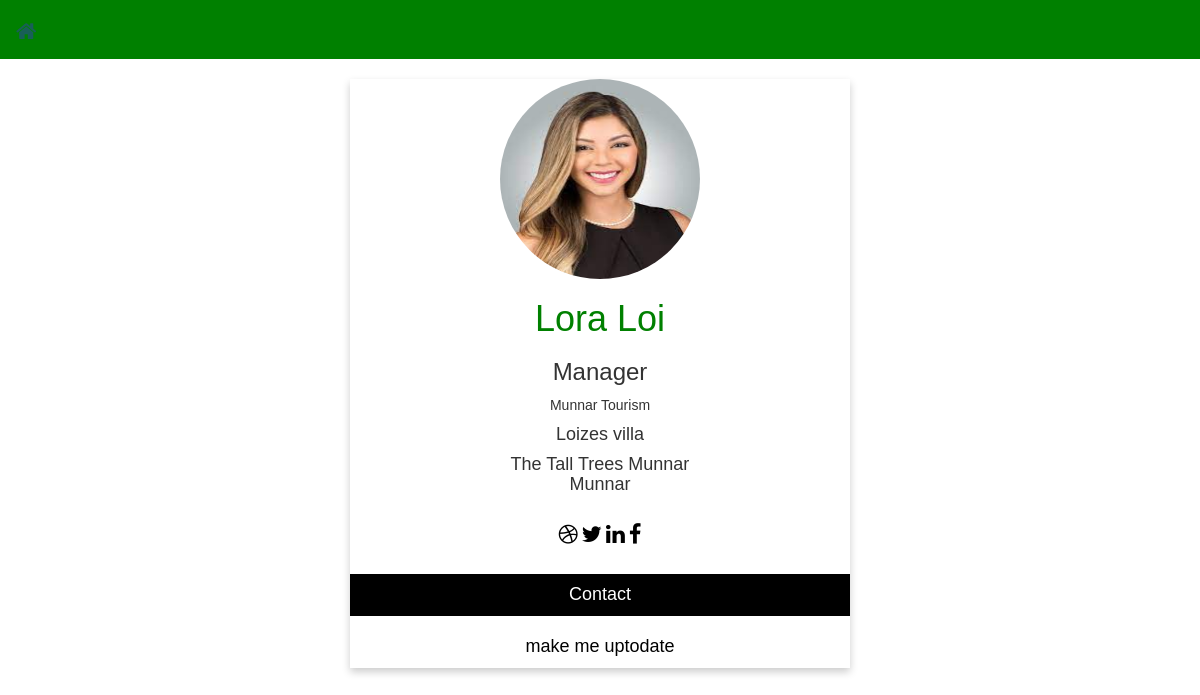
The page /profile (signed in) on the database its author committed.
### apperesort/models.py (models this page shows)
class Managerregister(models.Model):
    name=models.CharField(max_length=30)
    dob=models.DateTimeField()
    gender=models.CharField(max_length=30)
    phone=models.IntegerField()
    address=models.CharField(max_length=30)
    state = models.ForeignKey(State, on_delete=models.CASCADE)
    city=models.CharField(max_length=30)
    pincode=models.IntegerField()
    resortname=models.CharField(max_length=30)
    place=models.CharField(max_length=30)
    designation=models.CharField(max_length=30)
    photo=models.FileField()
    username=models.CharField(max_length=30)
    password=models.CharField(max_length=30)

### apperesort/views.py (the view)
# urls.py: path('profile', views.managerprofile, name='profile'),
def managerprofile(request):
    user = request.session['user']
    data = Managerregister.objects.filter(username=user)
    return render(request,'managerprofile.html',{'data':data})

### templates/managerprofile.html (shortened to what this page needs)
<!DOCTYPE html>
<html lang="en">
<head>
        <link rel="stylesheet" href="https://cdnjs.cloudflare.com/ajax/libs/font-awesome/4.7.0/css/font-awesome.min.css">
     <link rel="stylesheet" href="https://maxcdn.bootstrapcdn.com/bootstrap/3.4.1/css/bootstrap.min.css">
    <link rel="stylesheet" href="https://maxcdn.bootstrapcdn.com/font-awesome/4.4.0/css/font-awesome.min.css">
</head>
<body>
<div class="bg-img">
<ul>
    <li><a class="active" href="managerhome"><i class="fa fa-home fa-1.8x"></i></a> </li>
</ul>
<br>
{% for i in data %}
<form action="managerprofileupdate" method="post">
<div class="card">
    <img src="{{i.photo.url}}" alt="progile pic" style="width:40%;height:200px;" class="img-circle">
  <h1>{{i.name}}</h1>
    <h3>{{i.designation}}</h3>
  <p>Munnar Tourism</p>
    <h4>{{i.address}}
    {{i.district}}</h4>
    <h4>{{i.resortname}}<br>
        {{i.place}}</h4>
  <div style="margin: 24px 0;">
    <a href="#"><i class="fa fa-dribbble"></i></a>
    <a href="#"><i class="fa fa-twitter"></i></a>
    <a href="#"><i class="fa fa-linkedin"></i></a>
    <a href="#"><i class="fa fa-facebook"></i></a>
  </div>
  <p><button>Contact</button></p>
    <button type="submit" style="background-color:white;color:black;" value="edit">make me uptodate</button>
    {% endfor %}
    </form>
</div>
</body>
</html>

### templates/managerprofile.html (style rules this page uses)
.card { box-shadow: 0 4px 8px 0 rgba(0, 0, 0, 0.2); max-width: 500px; margin: auto; text-align: center; font-family: arial; }
button { border: none; outline: 0; display: inline-block; padding: 8px; color: white; background-color: #000; text-align: center; cursor: pointer; width: 100%; font-size: 18px; }
a { text-decoration: none; font-size: 22px; color: black; }
ul { list-style-type: none; margin: 0; padding: 0; overflow: hidden; background-color: green; }
li { float: left; }
li a,h5 { display: block; color: white; text-align: center; padding: 14px 16px; text-decoration: none; }
h1 { display:block; color:green; }
.active { background-color: green; }

### rows shown on the page
Managerregister: photo (picture), name "Lora Loi", designation "Manager", address "Loizes villa", resortname "The Tall Trees Munnar", place "Munnar"
